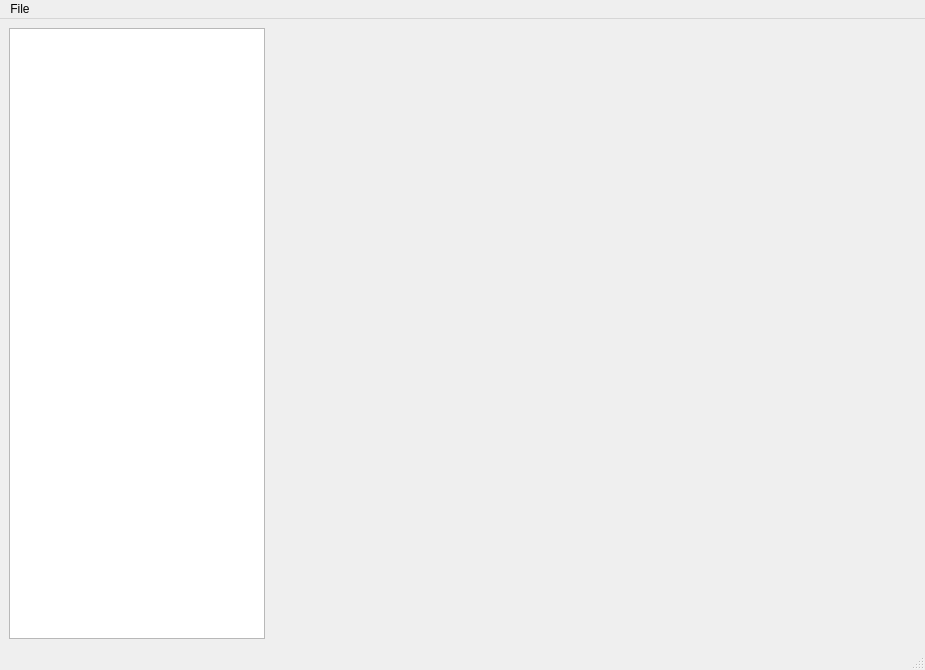
<?xml version="1.0" encoding="UTF-8"?>
<ui version="4.0">
 <class>ArhtropodDescriber</class>
 <widget class="QMainWindow" name="ArhtropodDescriber">
  <property name="geometry">
   <rect>
    <x>0</x>
    <y>0</y>
    <width>925</width>
    <height>670</height>
   </rect>
  </property>
  <property name="windowTitle">
   <string>Arthropod Describer</string>
  </property>
  <widget class="QWidget" name="centralwidget">
   <layout class="QHBoxLayout" name="horizontalLayout">
    <item>
     <widget class="QListView" name="imageListView">
      <property name="sizePolicy">
       <sizepolicy hsizetype="Preferred" vsizetype="Expanding">
        <horstretch>0</horstretch>
        <verstretch>0</verstretch>
       </sizepolicy>
      </property>
     </widget>
    </item>
    <item>
     <widget class="QStackedWidget" name="stackedWidget">
      <property name="sizePolicy">
       <sizepolicy hsizetype="Expanding" vsizetype="Preferred">
        <horstretch>0</horstretch>
        <verstretch>0</verstretch>
       </sizepolicy>
      </property>
      <widget class="QWidget" name="pgEditor">
       <property name="sizePolicy">
        <sizepolicy hsizetype="Maximum" vsizetype="Preferred">
         <horstretch>0</horstretch>
         <verstretch>0</verstretch>
        </sizepolicy>
       </property>
      </widget>
     </widget>
    </item>
   </layout>
  </widget>
  <widget class="QMenuBar" name="menubar">
   <property name="geometry">
    <rect>
     <x>0</x>
     <y>0</y>
     <width>925</width>
     <height>22</height>
    </rect>
   </property>
   <widget class="QMenu" name="menuFile">
    <property name="title">
     <string>File</string>
    </property>
    <addaction name="actionOpen_folder"/>
   </widget>
   <addaction name="menuFile"/>
  </widget>
  <widget class="QStatusBar" name="statusbar"/>
  <action name="actionOpen_folder">
   <property name="text">
    <string>Open folder</string>
   </property>
  </action>
 </widget>
 <resources/>
 <connections/>
</ui>
